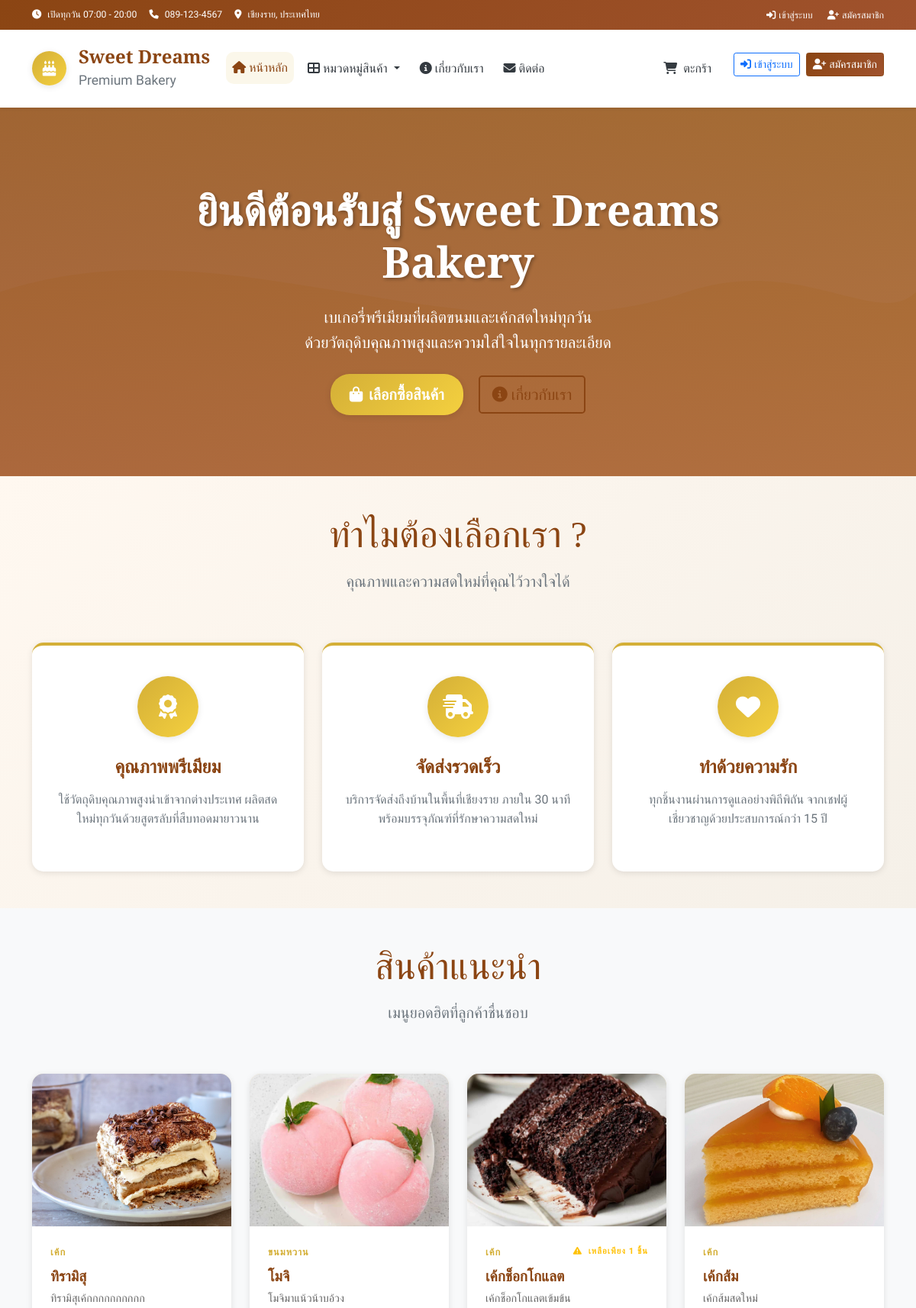
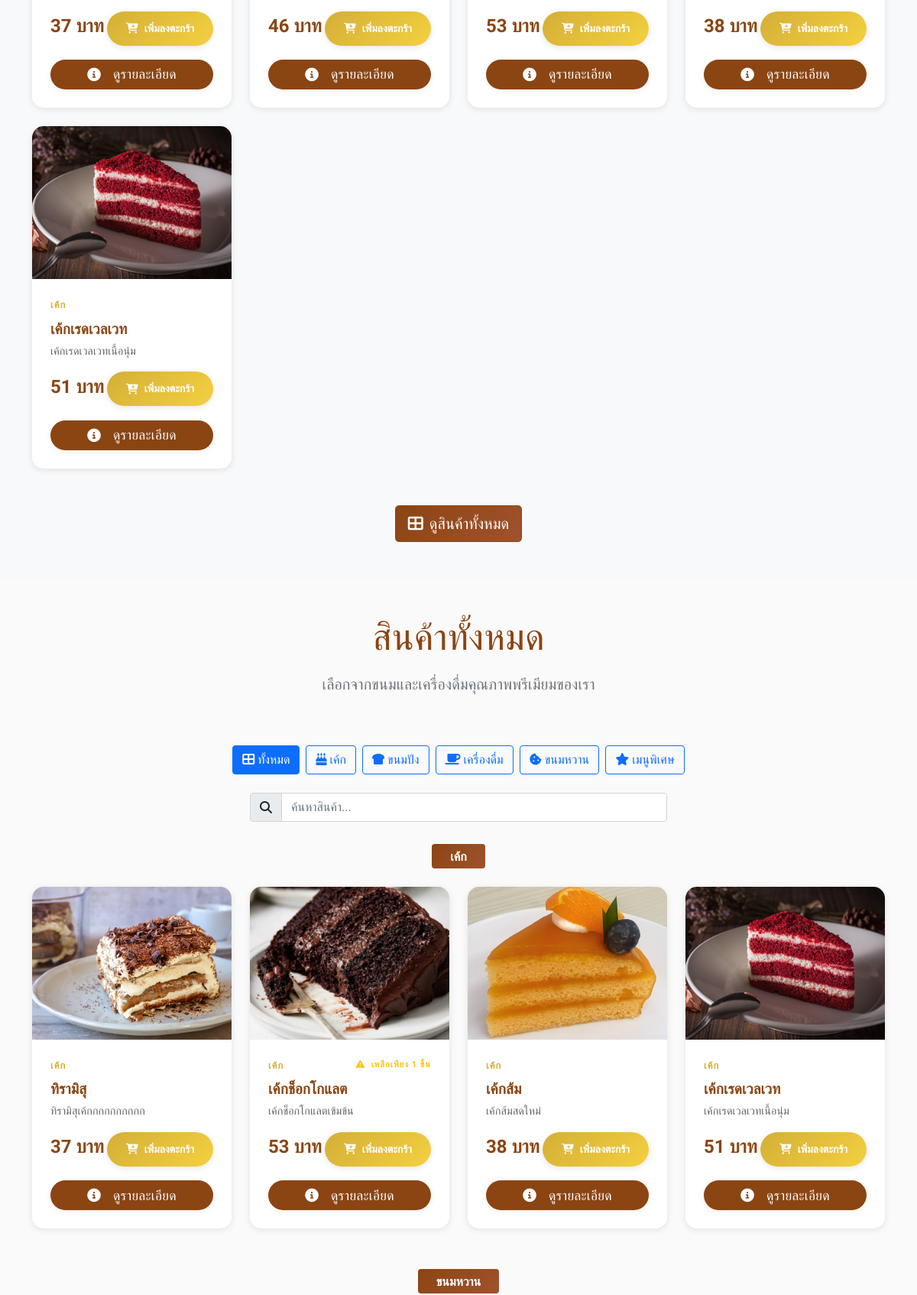
The page / (upper part) on the database its author committed (2 pictures, top to bottom).
### tables this page shows
CREATE TABLE products (
        id INTEGER PRIMARY KEY AUTOINCREMENT,
        name TEXT NOT NULL,
        name_en TEXT,
        description TEXT,
        price DECIMAL(10,2) NOT NULL,
        image TEXT,
        category_id INTEGER,
        is_available BOOLEAN DEFAULT 1,
        is_featured BOOLEAN DEFAULT 0,
        stock_quantity INTEGER DEFAULT 0,
        created_at TIMESTAMP DEFAULT CURRENT_TIMESTAMP,
        FOREIGN KEY (category_id) REFERENCES categories (id)
    );

CREATE TABLE categories (
        id INTEGER PRIMARY KEY AUTOINCREMENT,
        name TEXT UNIQUE NOT NULL,
        name_en TEXT,
        icon TEXT,
        description TEXT,
        display_order INTEGER DEFAULT 0
    );

### app.py (the view)
@app.route('/')
def index():
    categories = get_categories()
    featured_products = get_products_by_category(featured_only=True)
    all_products = get_products_by_category()
    unique_products = []
    seen_ids = set()
    for product in all_products:
        if product['id'] not in seen_ids:
            unique_products.append(product)
            seen_ids.add(product['id'])
    products_by_category = {}
    for product in unique_products:
        category_name = product['category_name']
        if category_name not in products_by_category:
            products_by_category[category_name] = []
        products_by_category[category_name].append(product)
    return render_template('index.html',
                         featured_products=featured_products,
                         products_by_category=products_by_category)

### templates/index.html (shortened to what this page needs)
{% extends "layout.html" %}
{% block content %}
<section class="hero-section" id="home">
    <div class="container hero-content">
        <div class="row justify-content-center text-center">
            <div class="col-lg-8">
                <h1 class="hero-title text-white">
                    ยินดีต้อนรับสู่ Sweet Dreams Bakery
                </h1>
                <p class="hero-subtitle text-white mb-4">
                    เบเกอรี่พรีเมียมที่ผลิตขนมและเค้กสดใหม่ทุกวัน<br>
                    ด้วยวัตถุดิบคุณภาพสูงและความใส่ใจในทุกรายละเอียด
                </p>
                <div class="hero-cta">
                    <a href="#products" class="btn btn-custom btn-lg me-3">
                        <i class="fas fa-shopping-bag"></i>
                        เลือกซื้อสินค้า
                    </a>
                    <a href="#about" class="btn btn-custom-outline btn-lg">
                        <i class="fas fa-info-circle"></i>
                        เกี่ยวกับเรา
                    </a>
                </div>
            </div>
        </div>
    </div>
</section>
<section class="features-section py-5" id="features">
    <div class="container">
        <div class="row text-center mb-5">
            <div class="col-12">
                <h2 class="display-5 mb-3">ทำไมต้องเลือกเรา ?</h2>
                <p class="lead text-muted">คุณภาพและความสดใหม่ที่คุณไว้วางใจได้</p>
            </div>
        </div>
        <div class="row gy-4 animate-stagger">
            <div class="col-lg-4 col-md-6">
                <div class="feature-card h-100">
                    <div class="feature-icon">
                        <i class="fas fa-award"></i>
                    </div>
                    <h4 class="mb-3">คุณภาพพรีเมียม</h4>
                    <p class="text-muted">
                        ใช้วัตถุดิบคุณภาพสูงนำเข้าจากต่างประเทศ
                        ผลิตสดใหม่ทุกวันด้วยสูตรลับที่สืบทอดมายาวนาน
                    </p>
                </div>
            </div>
            <div class="col-lg-4 col-md-6">
                <div class="feature-card h-100">
                    <div class="feature-icon">
                        <i class="fas fa-truck-fast"></i>
                    </div>
                    <h4 class="mb-3">จัดส่งรวดเร็ว</h4>
                    <p class="text-muted">
                        บริการจัดส่งถึงบ้านในพื้นที่เชียงราย ภายใน 30 นาที
                        พร้อมบรรจุภัณฑ์ที่รักษาความสดใหม่
                    </p>
                </div>
            </div>
            <div class="col-lg-4 col-md-6">
                <div class="feature-card h-100">
                    <div class="feature-icon">
                        <i class="fas fa-heart"></i>
                    </div>
                    <h4 class="mb-3">ทำด้วยความรัก</h4>
                    <p class="text-muted">
                        ทุกชิ้นงานผ่านการดูแลอย่างพิถีพิถัน
                        จากเชฟผู้เชี่ยวชาญด้วยประสบการณ์กว่า 15 ปี
                    </p>
                </div>
            </div>
        </div>
    </div>
</section>
{% if featured_products %}
<section class="py-5 bg-light" id="featured">
    <div class="container">
        <div class="row text-center mb-5">
            <div class="col-12">
                <h2 class="display-5 mb-3">สินค้าแนะนำ</h2>
                <p class="lead text-muted">เมนูยอดฮิตที่ลูกค้าชื่นชอบ</p>
            </div>
        </div>
        <div class="row gy-4">
            {% for product in featured_products[:8] %}
            <div class="col-lg-3 col-md-6">
                <div class="product-card featured-product h-100" data-category="{{ product.category_name }}">
                    <div class="product-image clickable">
                        {% if product.image %}
                            <img src="{{ url_for('static', filename='images/products/' + product.image) }}"
                                 alt="{{ product.name }}"
                                 class="img-fluid"
                                 loading="lazy">
                        {% else %}
                            <i class="fas fa-birthday-cake"></i>
                        {% endif %}
                    </div>
                    <div class="product-body">
                        <div class="product-category">
                            {{ product.category_name }}
                            {% if product.stock_quantity <= 5 and product.stock_quantity > 0 %}
                                <small class="text-warning float-end">
                                    <i class="fas fa-exclamation-triangle me-1"></i>
                                    เหลือเพียง {{ product.stock_quantity }} ชิ้น
                                </small>
                            {% endif %}
                        </div>
                        <h5 class="product-name">{{ product.name }}</h5>
                        {% if product.description %}
                            <p class="product-description">{{ product.description }}</p>
                        {% endif %}
                        <div class="d-flex justify-content-between align-items-baseline">
                            <div class="product-price">{{ "%.0f"|format(product.price) }} บาท</div>
                                {% if product.stock_quantity > 0 %}
                                    <button class="btn btn-custom btn-sm add-to-cart"
                                            data-product-id="{{ product.id }}"
                                            data-product-name="{{ product.name }}"
                                            data-product-price="{{ product.price }}">
                                        <i class="fas fa-cart-plus"></i> เพิ่มลงตะกร้า
                                    </button>
                                {% else %}
                                    <button class="btn btn-secondary btn-sm" disabled>
                                        <i class="fas fa-times"></i> หมด
                                    </button>
                                {% endif %}
                            </div>
                                <div class="d-flex justify-content-center mt-2">
                                    <a href="{{ url_for('product_detail', product_id=product.id) }}"
                                    class="btn btn-detail-view">
                                        <i class="fas fa-info-circle me-2"></i>
                                        ดูรายละเอียด
                                    </a>
                                </div>
                    </div>
                </div>
            </div>
            {% endfor %}
        </div>
        <div class="text-center mt-5">
            <a href="#products" class="btn btn-primary btn-lg">
                <i class="fas fa-th-large me-2"></i>ดูสินค้าทั้งหมด
            </a>
        </div>
    </div>
</section>
{% endif %}
<section class="py-5" id="products">
    <div class="container">
        <div class="row text-center mb-5">
            <div class="col-12">
                <h2 class="display-5 mb-3">สินค้าทั้งหมด</h2>
                <p class="lead text-muted">เลือกจากขนมและเครื่องดื่มคุณภาพพรีเมียมของเรา</p>
            </div>
        </div>
        {% if categories %}
        <div class="row mb-4">
            <div class="col-12">
                <div class="d-flex flex-wrap justify-content-center gap-2">
                    <button class="btn btn-outline-primary category-filter active" data-category="all">
                        <i class="fas fa-th-large me-1"></i>ทั้งหมด
                    </button>
                    {% for category in categories %}
                    <button class="btn btn-outline-primary category-filter"
                            data-category="{{ category.name }}">
                        <i class="{{ category.icon }} me-1"></i>{{ category.name }}
                    </button>
                    {% endfor %}
                </div>
            </div>
        </div>
        {% endif %}
        <div class="row mb-4">
            <div class="col-lg-6 mx-auto">
                <div class="input-group">
                    <span class="input-group-text">
                        <i class="fas fa-search"></i>
                    </span>
                    <input type="text" class="form-control" id="search-input"
                           placeholder="ค้นหาสินค้า...">
                </div>
            </div>
        </div>
        {% if products_by_category %}
            {% for category_name, products in products_by_category.items() %}
            <div class="category-section mb-5" data-category="{{ category_name }}">
                <h3 class="mb-4 text-center">
                    <span class="badge bg-primary fs-6 px-4 py-2">{{ category_name }}</span>
                </h3>
                <div class="row gy-4">
                    {% for product in products %}
                    <div class="col-lg-3 col-md-6">
                        <div class="product-card h-100" data-category="{{ category_name }}">
                            <div class="product-image clickable">
                                {% if product.image %}
                                    <img src="{{ url_for('static', filename='images/products/' + product.image) }}"
                                         alt="{{ product.name }}"
                                         class="img-fluid"
                                         loading="lazy">
                                {% else %}
                                    <i class="fas fa-birthday-cake"></i>
                                {% endif %}
                            </div>
                            <div class="product-body">
                                <div class="product-category">
                                    {{ product.category_name }}
                                    {% if product.stock_quantity <= 5 and product.stock_quantity > 0 %}
                                        <small class="text-warning float-end">
                                            <i class="fas fa-exclamation-triangle me-1"></i>
                                            เหลือเพียง {{ product.stock_quantity }} ชิ้น
                                        </small>
                                    {% endif %}
                                </div>
                                <h5 class="product-name">{{ product.name }}</h5>
                                {% if product.description %}
                                    <p class="product-description">{{ product.description }}</p>
                                {% endif %}
                                <div class="d-flex justify-content-between align-items-baseline">
                                    <div class="product-price">{{ "%.0f"|format(product.price) }} บาท</div>
                                    {% if product.stock_quantity > 0 %}
                                        <button class="btn btn-custom btn-sm add-to-cart"
                                                data-product-id="{{ product.id }}"
                                                data-product-name="{{ product.name }}"
                                                data-product-price="{{ product.price }}">
                                            <i class="fas fa-cart-plus"></i> เพิ่มลงตะกร้า
                                        </button>
                                    {% else %}
                                        <button class="btn btn-secondary btn-sm" disabled>
                                            <i class="fas fa-times"></i> หมด
                                        </button>
                                    {% endif %}
                                </div>
                                <div class="d-flex justify-content-center mt-2">
                                    <a href="{{ url_for('product_detail', product_id=product.id) }}"
                                    class="btn btn-detail-view">
                                        <i class="fas fa-info-circle me-2"></i>
                                        ดูรายละเอียด
                                    </a>
                                </div>
                            </div>
                        </div>
                    </div>
                    {% endfor %}
                </div>
            </div>
            {% endfor %}
        {% else %}
            <div class="text-center py-5">
                <i class="fas fa-shopping-basket fa-3x text-muted mb-3"></i>
                <h4 class="text-muted">ยังไม่มีสินค้า</h4>
                <p class="text-muted">กรุณารอสักครู่ เรากำลังเตรียมสินค้าดี ๆ มาให้คุณ</p>
            </div>
        {% endif %}
    </div>
</section>
{% endblock %}

### rows shown on the page
products: image (picture), category_name "เค้ก", name "ทิรามิสุ", description "ทิรามิสุเค้กกกกกกกกกก", price "37", name "เค้ก"
products: image (picture), category_name "ขนมหวาน", name "โมจิ", description "โมจิมาแน้วน้าบอ้วง", price "46", name "ขนมหวาน"
products: image (picture), category_name "เค้ก", stock_quantity "1", name "เค้กช็อกโกแลต", description "เค้กช็อกโกแลตเข้มข้น", price "53"
products: image (picture), category_name "เค้ก", name "เค้กส้ม", description "เค้กส้มสดใหม่", price "38"
products: image (picture), category_name "เค้ก", name "เค้กเรดเวลเวท", description "เค้กเรดเวลเวทเนื้อนุ่ม", price "51"
categories: name "เค้ก"
categories: name "ขนมปัง"
categories: name "เครื่องดื่ม"
categories: name "ขนมหวาน"
categories: name "เมนูพิเศษ"
